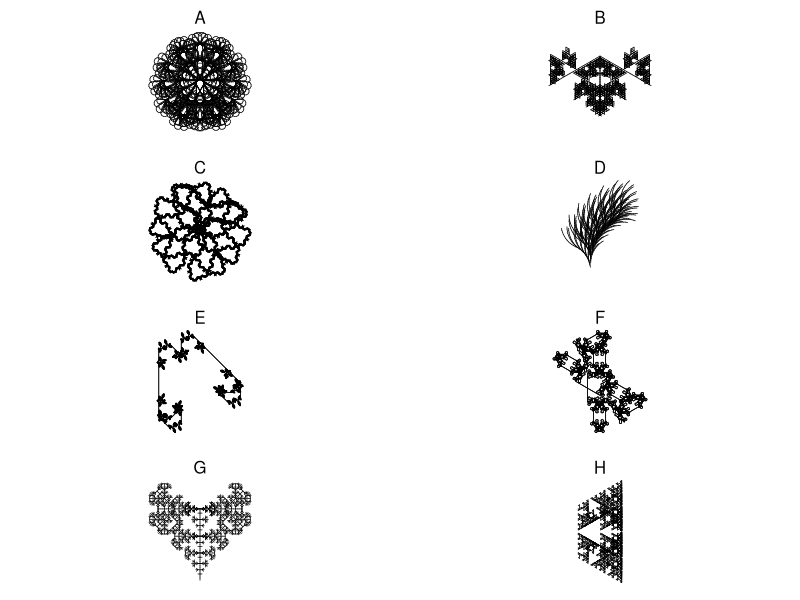

Write the R code that produced this figure.
## ---- chunk 1
g1 = list("A",
          list("A"="B-A-B",
               "B"="A+B+A"),
          6,
          60)
g2 = list("A",
          list("A"="A[+A][-A]B",
               "B"="[--B][++B]A"),
          5,
          30)
g3 = list("A",
          list("A"="-B+B+B+B+B+B",
               "B"="B[--CCA][-CCA]B",
               "C"="CC"),
          5,
          60)
g4 = list("A",
          list("A"="[----AAB][--AAB][++AAB]AAB",
               "B"="[-C][+C][--C][++C][---C][+++C]",
               "C"="CAB"),
          3,
          45)

g5 = list("A",
          list("A"="[-AAB][--AAB][+AAB][++AAB]AAB",
               "B"="[-C][+C][--C][++C]CA",
               "C"="CC"),
          3,
          72)

g6 = list("A",
          list("A"="-B+B+B+B+B+B",
               "B"="BB[-CCA]",
               "C"="CC"),
          5,
          60)

g7 = list("A",
          list("A"="B+B+B+B+B",
               "B"="[-CCA]BB",
               "C"="CC"),
          5,
          72)

g8 = list("A++++A",
          list("A"="+A-B-B[B]",
               "B"="-B+A+A[A]"),
          5,
          45)

g9 = list("A++A",
          list("A"="AB[-A][+A]",
               "B"="A"),
          6,
          90)

g10 = list("A+++A+++A+++A",
          list("A"="B--B",
               "B"="AA+++AA"),
          7,
          30)

g11 = list("A",
           list("A"="AB",
                "B"="A[++C][--C]",
                "C"="C[+C][-C]A"),
           7,
           45)

g12 = list("A",
           list("A"="X[-A][+A]AA",
                "X"="XX"),
           5,
           60)

g13 = list("A",
           list("A"="X[-A][+A]A",
                "X"="XX"),
           6,
           60)

g14 = list("A++++++.A",
           list("A"="B+B+B+B+B+B+B",
                "B"="B[-CCA][+CCA]",
                "C"="CC"),
           5,
           30)

g15 = list("A",
           list("A"="ABA",
                "B"="[-BAB][+BAB]"),
           6,
           90)

g16 = list("AA",
           list("A"="ABA",
                "B"="C[-BAB][+BAB]",
                "C"="CC"),
           5,
           90)

g17 = list("AA",
           list("A"="B-AA-B",
                "B"="A+B+A"),
                6,
                45)

g18 = list("AA",
           list("A"="B-AA-B",
                "B"="AB+B+A"),
                5,
                90)

g19 = list("AA",
           list("A"="B-AA-B",
                "B"="AB+B+AB"),
                5,
                90)

g20 = list("A++A++A++A",
           list("A"="B-CAC-B",
                "B"="AB-BA",
                "C"="CC"),
                5,
                135)

g21 = list("A.A",
           list("A"="BC",
                "B"="B[+C][-C]",
                "C"="CAD",
                "D"="DD[+D+D][-D-D]"),
                5,
                60)

g22 = list("A",
           list("A"="B-ABA-B",
                "B"="A+B+A"),
           6,
           72)

g23 = list("A",
           list("A"="B-ABA-B",
                "B"="A+B+A"),
           6,
           90)

g24 = list("A",
           list("A"="B-ABA-B",
                "B"="A+B+A"),
           6,
           120)

g25 = list("A",
           list("A"="B-ABA-B",
                "B"="A+B+A"),
           6,
           108)

g26 = list("A",
           list("A"="B-ABA-B",
                "B"="A+B+A"),
           4,
           135)

g27 = list("A++A++A++A",
           list("A"="B-ABA-B",
                "B"="A+BB+A"),
           4,
           135)

g28 = list("A",
           list("A"="A[+A][-A]B",
                "B"="A[--B][++B]B"),
           6,
           108)

g29 = list("A",
           list("A"="A[+A][-A]A[+B][-B]",
                "B"="A[--B][++B]B"),
           5,
           60)

g30 = list("A",
           list("A"="A[+A][-A]A[+B][-B]",
                "B"="A[--B][++B]B"),
           5,
           20)

g31 = list("A",
           list("A"="A[+A][-A]A[+B][-B]",
                "B"="A[----B][++++B]B"),
           5,
           45)

g32 = list("A",
           list("A"="A[++A][--A]A[+B][-B]",
                "B"="A[----B][++++B]B"),
           5,
           45)

g33 = list("A",
           list("A"="B++B++B++B++B",
                "B"="B[-CCC-CC-CCA][----CC-CCB]B",
                "C"="CC"),
           5,
           36)

g34 = list("A",
           list("A"="B++A++A++B",
                "B"="AB[A-CC-CC-CCA]BA",
                "C"="CC"),
           5,
           90)

g35 = list("A++++XA",
           list("A"="AA[-B][+B]B",
                "B"="[---ABC][+++ABC]",
                "C"="A[-CB][+CB]",
                "X"="XX"),
           5,
           45)

g36 = list("A+++XA",
           list("A"="AA[-B][+B]B",
                "B"="[--ABC][++ABC]",
                "C"="A[-CB][+CB]",
                "X"="XX"),
           5,
           60)

g37 = list("[A]+[A]+[A]+[A]+[A]+[A]",
           list("A"="AA[-B][+B]B",
                "B"="[-ABC][+ABC]",
                "C"="A[-CB][+CB]"),
           4,
           60)

g38 = list("[A]+[A]+[A]+[A]+[A]",
           list("A"="AA[-B][+B]B",
                "B"="[-ABC][+ABC]",
                "C"="A[-CB][+CB]"),
           4,
           72)

g39 = list("[A]+[A]+[A]+[A]",
           list("A"="AA[-B][+B]B",
                "B"="[-ABC][+ABC]",
                "C"="A[-CB][+CB]"),
           4,
           90)

g40 = list("[A]+[A]+[A]",
           list("A"="AA[-B][+B]B",
                "B"="[-ABC][+ABC]",
                "C"="A[-CB][+CB]"),
           4,
           120)

g41 = list("A",
           list("A"="C[+CA][CCCA][-CA]",
                "C"="CC"),
           6,
           45)

g42 = list("A",
           list("A"="C[+CA][CCCCB][-CA]",
                "B"="[++A][--A]",
                "C"="CC"),
           6,
           45)

g43 = list("[A]--[A]--[A]--[A]",
           list("A"="C[+CB][CCA][-CB]",
                "B"="CCC[+++A][---A]",
                "C"="CA"),
           4,
           45)

g44 = list("A",
           list("A"="A[-DB][+DB]C",
                "B"="DC[++DA][--DA]B",
                "C"="[+++D][---D]A",
                "D"="DD"),
           6,
           40)

g45 = list("[A]+++[A]+++[A]",
           list("A"="A[---XB][-XB][+XB][+++XB]",
                "B"="XB[++XA][--XA]XA",
                "X"="XX"),
           4,
           40)

g46 = list("[A]+++[A]+++[A]",
           list("A"="A[---XB][-XB][+XB][+++XB]",
                "B"="XB[++XA][--XA]A",
                "X"="XX"),
           4,
           40)

g47 = list("A",
           list("A"="[---B][-B][+B][+++B]",
                "B"="BD[++DA][--DA]B",
                "D"="DD"),
           5,
           45)

g48 = list("A------A",
           list("A"="[---B][-B][+B][+++B]",
                "B"="BD[++DA][--DA]B",
                "D"="DD"),
           5,
           30)

g49 = list("A+A++++++A+A",
           list("A"="[---B][-B][+B][+++B]",
                "B"="BD[++DA][--DA]B",
                "D"="DD"),
           4,
           30)

g50 = list("A--A--A",
           list("A"="A[-A]A"),
           6,
           60)

g51 = list("B---A",
           list("A"="A[-AB]A",
                "B"="B[+BA]B"),
           5,
           60)

g52 = list("[A][B]",
           list("A"="[-XBA]A",
                "B"="[+XAB]B",
                "X"="XX"),
           6,
           30)

g53 = list("[A][B]",
           list("A"="C[-A-B]A",
                "B"="C[+B+A]B",
                "C"="CC"),
           5,
           30)

g54 = list("[+A][-B]",
           list("A"="[-CA-CB]A",
                "B"="[+CB+CA]B",
                "C"="CC"),
           7,
           30)

g55 = list("[+A][-B]",
           list("A"="[-CA-CB]A",
                "B"="[+CB+CA]B",
                "C"="CC"),
           6,
           90)

g56 = list("[+A][-B]",
           list("A"="[-CA-CB]A",
                "B"="[+CB+CA]B",
                "C"="CC"),
           6,
           120)

g57 = list("[+A][-B]",
           list("A"="[-CA-CB]A",
                "B"="[+CB+CA]B",
                "C"="CC"),
           6,
           150)

g58 = list("[+A][-B]",
           list("A"="[-CA-CB]CA",
                "B"="[+CB+CA]CB",
                "C"="CC"),
           6,
           150)

g59 = list("A",
           list("A"="XXX-B+BB+BB+BB+B",
                "X"="XX",
                "B"="B[-XXA]B"),
           4,
           90)

g60 = list("A",
           list("A"="XX[BBB+BB+B]A",
                "X"="XX",
                "B"="B[-XA][+XA]B"),
           4,
           30)

g61 = list("A",
           list("A"="XX[B+BB+BB+BB+B]",
                "X"="XX",
                "B"="BA"),
           6,
           90)

g62 = list("A",
           list("A"="XXX[B+BB+BB+B]",
                "X"="XX",
                "B"="BA"),
           6,
           120)

g63 = list("A",
           list("A"="X[-B+BB+BB+BB+BB+BB+B]",
                "X"="XX",
                "B"="X[+A-AA-AA-AA-AA-AA-A]"),
           3,
           10)

g64 = list("A",
           list("A"="B[-A][+A]",
                "B"="[DA][--DA][++DA]",
                "D"="DD"),
           7,
           60)

g65 = list("X",
           list("F"="FF",
                "X"="F[+XXF+F][-XXF-F]FXX"),
           4,
           30)

g66 = list("X",
           list("F"="FF",
                "X"="FF[+XFF+XF][-XFF-XF]FXX"),
           4,
           30)

g67 = list("X",
           list("F"="FF",
                "X"="FF[+XFFX+XF][-XFFX-XF]FXXFX"),
           3,
           30)

g68 = list("A",
           list("A"="AA[-B][+B]B",
                "B"="B[-ABC][+ABC]",
                "C"="C[-CBA][+CBA]"),
           4,
           60)

g69 = list("A",
           list("A"="A[-BC][+BC]BC",
                "B"="BB[-ABC][+ABC]",
                "C"="CCC[-CBA][+CBA]"),
           4,
           60)

g70 = list("GA",
           list("A"="[---BC][+++BC]",
                "B"="F[--AC][++AC]",
                "C"="FF[-BA][+BA]",
                "F"="FF",
                "G"="F"),
           5,
           15)

g71 = list("GA",
           list("A"="[---BC][+++BC]",
                "B"="[--AC][++AC]",
                "C"="FF[-BA][+BA]",
                "F"="FF",
                "G"="F"),
           5,
           15)

g72 = list("[A]------------[A]",
           list("A"="[---BC][+++BC]",
                "B"="[--AC][++AC]",
                "C"="F[-BA][+BA]",
                "F"="FF"),
           5,
           15)

g73 = list("C",
           list("A"="F[---BC][+++BC]",
                "B"="F[-CA][+CA]",
                "C"="[-AB][+AB]",
                "F"="FF"),
           6,
           15)

g74 = list("A",
           list("A"="ADB",
                "B"="[-CA][+CA]",
                "C"="[+C[-A][+A]][-C[-A][+A]]",
                "D"="E",
                "E"="AA"),
           7,
           30)

g75 = list("ABA",
           list("A"="+B--A--B+",
                "B"="-A+BCB+A-",
                "C"="CC"),
           7,
           45)

g76 = list("AAAAA",
           list("A"="B--A--B",
                "B"="A+BCB+A",
                "C"="CC"),
           5,
           72)

g77 = list("ABA",
           list("A"="A+AA+B+AA+A",
                "B"="B-B-A-B-B"),
           4,
           22)

g78 = list("A+A+A+A",
           list("A"="C[++CB][--CB]",
                "B"="C-BAB+C",
                "C"="CAB"),
           6,
           90)

g79 = list("AAAAA",
           list("A"="A+B+A",
                "B"="CC-[+CA][-CA]-B",
                "C"="CC"),
           6,
           108)

g80 = list("AA",
           list("A"="A++B-C-B++A",
                "B"="B--A+C+A--B",
                "C"="CC"),
           6,
           45)

g81 = list("AAAA",
           list("A"="A++B-C-B++A",
                "B"="B--A+C+A--B",
                "C"="CCC"),
           5,
           45)

g82 = list("-A++A",
           list("A"="A++B-C-B++A",
                "B"="B--A+C+A--B",
                "C"="CCC"),
           5,
           45)

g83 = list("-A",
           list("A"="A++B-C-B++A",
                "B"="B--A+C+A--B",
                "C"="CCC"),
           5,
           45)


g84 = list("AAA",
           list("A"="A++B-C-B++A",
                "B"="B--A+C+A--B",
                "C"="CC"),
           6,
           60)

g85 = list("A",
           list("A"="+B-AA-B+",
                "B"="-A+BB+A-"),
           3,
           108)

g86 = list("A",
           list("A"="+B-ACA-ACA-B+",
                "B"="-A+BCB+BCB+A-",
                "C"="CCC"),
           5,
           135)

g87 = list("A",
           list("A"="+BAA-ABA-AAB+",
                "B"="-A+B[-C]B+A-",
                "C"="CCCC[A][+A][-A][--A]"),
           4,
           90)

g88 = list("A",
           list("A"="+B-AA-AA-B+",
                "B"="-A+BB+BB+A-"),
           5,
           30)

g89 = list("A",
           list("A"="+B-ACA-ACA-B+",
                "B"="-A+BCB+BCB+A-",
                "C"="CCC"),
           5,
           60)

g90 = list("A",
           list("A"="+B-ACA-ACA-B+",
                "B"="-A+BCB+BCB+A-",
                "C"="CCC"),
           5,
           108)

g91 = list("-A",
           list("A"="+B-AA-B+",
                "B"="-A+BB+A-"),
           5,
           90)

g92 = list("A",
           list("A"="+B-AAA-B+",
                "B"="-A+BBB+A-"),
           5,
           120)

g93 = list("AA",
           list("A"="+B-AAA-B+",
                "B"="-A+BBB+A-"),
           5,
           108)

g94 = list("AA",
           list("A"="+B-ABA-B+",
                "B"="-A+BAB+A-"),
           5,
           108)

g95 = list("A",
           list("A"="+BB-ABA-BB+",
                "B"="-AA+BAB+AA-"),
           5,
           90)

g96 = list("A",
           list("A"="+BA-ABA-AB+",
                "B"="-AB+BAB+BA-"),
           5,
           90)

g97 = list("A",
           list("A"="+BA-A--B--A-AB+",
                "B"="-AB+B++A++B+BA-"),
           5,
           60)

g98 = list("A",
           list("A"="+BA-A--A--A-AB+",
                "B"="-AB+B++B++B+BA-"),
           5,
           120)

g99 = list("A",
           list("A"="+BA-B--A--B-AB+",
                "B"="-AB+A++B++A+BA-"),
           5,
           72)

g99 = list("A",
           list("A"="+AA-B--A--B-AA+",
                "B"="-BB+A++B++A+BB-"),
           5,
           120)

g100= list("A",
           list("A"="+BA--AA--AB+",
                "B"="-AB++BB++BA-"),
           5,
           30)

g101= list("A",
           list("A"="+++BA----ABA----AB+++",
                "B"="---AB++++BAB++++BA---"),
           5,
           45)

g102= list("A",
           list("A"="+++BA----ABA----AB+++",
                "B"="---AB++++BAB++++BA---"),
           4,
           50)

g103= list("A",
           list("A"="+++BA----ABA----AB+++",
                "B"="---AB++++BAB++++BA---"),
           5,
           50)

g104= list("A",
           list("A"="CAA[--CAB][++CAB]",
                "B"="C[-CC-CA][+CC+CA]",
                "C"="CC"),
           5,
           100)

g105= list("A",
           list("A"="CAA[--CAB][++CAB]",
                "B"="C[-CC-CA][+CC+CA]",
                "C"="CC"),
           5,
           90)

g106= list("A",
           list("A"="+BA+A-ABA-A+AB+",
                "B"="+BA-B--B-AB+"),
           4,
           90)

g107 = list("-A",
           list("A"="+BA+A-ABA-A+AB+",
                "B"="+BBA-B--B-ABB+"),
           4,
           90)

g108 = list("A",
           list("A"="+BA+A-ABA-A+AB+",
                "B"="+BBA-B--B-ABB+"),
           3,
           45)

g109 = list("A",
           list("A"="+BA+A-ABA-A+AB+",
                "B"="+BBA-B--B-ABB+"),
           4,
           69)

g110 = list("BB",
           list("A"="+BA+A-ABA-A+AB+",
                "B"="+BBA-B--B-ABB+"),
           4,
           69)

g111= list("BB",
           list("A"="+BA+A-ABBA-A+AB+",
                "B"="+BBA-B--B-ABB+"),
           4,
           45)

g112 = list("BABA",
           list("A"="+BA+A-ABBA-A+AB+",
                "B"="+BBA-B--B-ABB+"),
           3,
           45)

g113 = list("AAAA",
           list("A"="+BA+A-ABCBA-A+AB+",
                "B"="+BBA-B-CCCC-B-ABB+",
                "C"="CCCCC"),
           3,
           45)

g114 = list("A",
           list("A"="+BA+ABCBA+AB+",
                "B"="-C+++BACAB+++C-",
                "C"="CC"),
           5,
           108)

g115= list("A",
           list("A"="+BA+ACCA+AB+",
                "B"="-C+++BACCAB+++C-",
                "C"="CC"),
           5,
           90)

g116= list("A",
           list("A"="+BAA-A-CC-A-AAB+",
                "B"="-C+++BAACAAB+++C-",
                "C"="CC"),
           4,
           10)

g117= list("AAAAAA",
           list("A"="+BACA-A-CC-A-ACAB+",
                "B"="-AC+++BAACCCAAB+++CA-",
                "C"="CC"),
           3,
           150)

g118= list("A--A",
           list("A"="+B-CAC-B+",
                "B"="-A+B+A-",
                "C"="CC"),
           6,
           90)

g119= list("A++A",
           list("A"="+B-CAC-B+",
                "B"="-A+BB+A-",
                "C"="CC"),
           6,
           90)

g120= list("A++A++A++A",
           list("A"="+B-CAC-B+",
                "B"="-A++BB++A-",
                "C"="CC"),
           6,
           45)

g121= list("A-A-A-A-A-A-A-A",
           list("A"="+B-CAC-B+",
                "B"="-A++BB++A-",
                "C"="CC"),
           6,
           45)           

g122= list("A-A-A-A",
           list("A"="+B-A-B+",
                "B"="-A++B+C+B++A-",
                "C"="CC"),
           6,
           90)

g123= list("A+A+A+A",
           list("A"="+B-ABCBA-B+",
                "B"="-A++B+B++A-",
                "C"="CC"),
           5,
           90)

g124= list("A",
           list("A"="+B-ACA-B+",
                "B"="-A++CB+BC++A-",
                "C"="CC"),
           6,
           90)

goodies = list(g1,g2,g3,g4,g5,g6,g7,g8,g9,g10,g11,g12,g13,g14,g15,g16,g17,g18,g19,g20,g21,g22,g23,g24,g25,g26,g27,g28,g29,g30,g31,g32,g33,g34,g35,g36,g37,g38,g39,g40,g41,g42,g43,g44,g45,g46,g47,g48,g49,g50,g51,g52,g53,g54,g55,g56,g57,g58,g59,g60,g61,g62,g63,g64,g65,g66,g67,g68,g69,g70,g71,g72,g73,g74,g75,g76,g77,g78,g79,g80,g81,g82,g83,g84,g85,g86,g87,g88,g89,g90,g91,g92,g93,g94,g95,g96,g97,g98,g99,g100,g101,g102,g103,g104,g105,g106,g107,g108,g109,g110,g111,g112,g113,g114,g115,g116,g117,g118,g119,g120,g121,g122,g123)


showrules = function(g){
    rules = g[[2]]
    pr = paste0("`",names(rules)," > ",rules,"`",collapse="\\\n")
    return(pr)
}

initial_angle = 90  
line_color = "black"
line_width = 1
bg_color = "white"

getstr = function(start,rules,n){
    st = start
    for(jj in 1:n){
        st2 = ""
        for(i in 1:nchar(st)){
            ch = substr(st,i,i)
            if(!is.null(rules[[ch]])){
                st2 = paste0(st2,rules[[ch]],collapse="")
            } else {
                st2 = paste0(st2,ch,collapse="")
            }
        }
        st = st2
    }
    return(st)
}
getxyc = function(string="AA+AA+AA+A+A",angle=pi/2,angle_initial=pi/2,col="blue"){
    switch = 1
    d = angle_initial
    x = 0
    y = 0
    xl = c(x)
    yl = c(y)
    cols = numeric()
    dsave = numeric()
    xsave = numeric()
    ysave = numeric()
    for(i in 1:nchar(string)){
        ch = substr(string,i,i)
        cn = as.integer(charToRaw(ch))
        if(cn>=as.integer(charToRaw("A")) && cn<=as.integer(charToRaw("L"))){
            cols = c(cols,col)
            x = x+cos(d)
            y = y+sin(d)
            xl = c(xl,x)
            yl = c(yl,y)
        }
        if(cn>=as.integer(charToRaw("M")) && cn<=as.integer(charToRaw("Z"))){
            cols = c(cols,"NA")
            x = x+cos(d)
            y = y+sin(d)
            xl = c(xl,x)
            yl = c(yl,y)
        }
        if(cn==as.integer(charToRaw("["))){
            dsave = c(dsave,d)
            xsave = c(xsave,x)
            ysave = c(ysave,y)
        }
        if(cn==as.integer(charToRaw("]"))){
            cols = c(cols,"NA")
            x = xsave[length(xsave)]
            y = ysave[length(ysave)]
            d = dsave[length(dsave)]
            if(length(xsave)>1){
                xsave = xsave[1:(length(xsave)-1)]
                ysave = ysave[1:(length(ysave)-1)]
                dsave = dsave[1:(length(dsave)-1)]
            } else {
                xsave = numeric()
                ysave = numeric()
                dsave = numeric()
            }
            xl = c(xl,x)
            yl = c(yl,y)
        }
        if(cn==as.integer(charToRaw("-"))){
            d = d+angle*switch
        }
        if(cn==as.integer(charToRaw("+"))){
            d = d-angle*switch
        }
        if(cn==as.integer(charToRaw("."))){
            switch = switch*(-1)
        }
    }
    xwid = max(xl)-min(xl)
    ywid = max(yl)-min(yl)
    xmid = (max(xl)+min(xl))/2
    ymid = (max(yl)+min(yl))/2
    wid = max(c(xwid,ywid))
    x2 = (xl-xmid)/wid*2
    y2 = (yl-ymid)/wid*2
    return(list(x2,y2,cols))
}
makeplot = function(xyc,lwd=1){
    x = xyc[[1]]
    y = xyc[[2]]
    c = xyc[[3]]
    plot(0,0,"n",xlim=c(-1,1),ylim=c(-1,1),axes=F,ann=F)
    for(i in 2:length(x)){
        lines(c(x[i-1],x[i]),c(y[i-1],y[i]),col=c[i-1],lwd=lwd)
    }
}

ng = length(goodies)
gs = sample(1:length(goodies),8)
gc = sample(gs,1)
sol = paste0(1*(gs==gc),collapse="")

## ---- chunk 2
cat(showrules(goodies[[gc]]))
## ---- chunk 3
par(mfrow=c(4,2),pty="s",mar=c(1,1.5,2,1.5))
jj = 0
for(i in gs){
    jj = jj+1
    s = getstr(goodies[[i]][[1]],goodies[[i]][[2]],goodies[[i]][[3]])
    angle = goodies[[i]][[4]]
    xyc = getxyc(s,angle/180*pi,angle_initial=initial_angle/180*pi,col=line_color)
    makeplot(xyc,lwd=0.7)
    mtext(LETTERS[jj],3)
}
## ---- chunk 4
GG = goodies[[gs[1]]]
## ---- chunk 5
cat(showrules(GG))
## ---- chunk 6
GG = goodies[[gs[2]]]
## ---- chunk 7
cat(showrules(GG))
## ---- chunk 8
GG = goodies[[gs[3]]]
## ---- chunk 9
cat(showrules(GG))
## ---- chunk 10
GG = goodies[[gs[4]]]
## ---- chunk 11
cat(showrules(GG))
## ---- chunk 12
GG = goodies[[gs[5]]]
## ---- chunk 13
cat(showrules(GG))
## ---- chunk 14
GG = goodies[[gs[6]]]
## ---- chunk 15
cat(showrules(GG))
## ---- chunk 16
GG = goodies[[gs[7]]]
## ---- chunk 17
cat(showrules(GG))
## ---- chunk 18
GG = goodies[[gs[8]]]
## ---- chunk 19
cat(showrules(GG))
